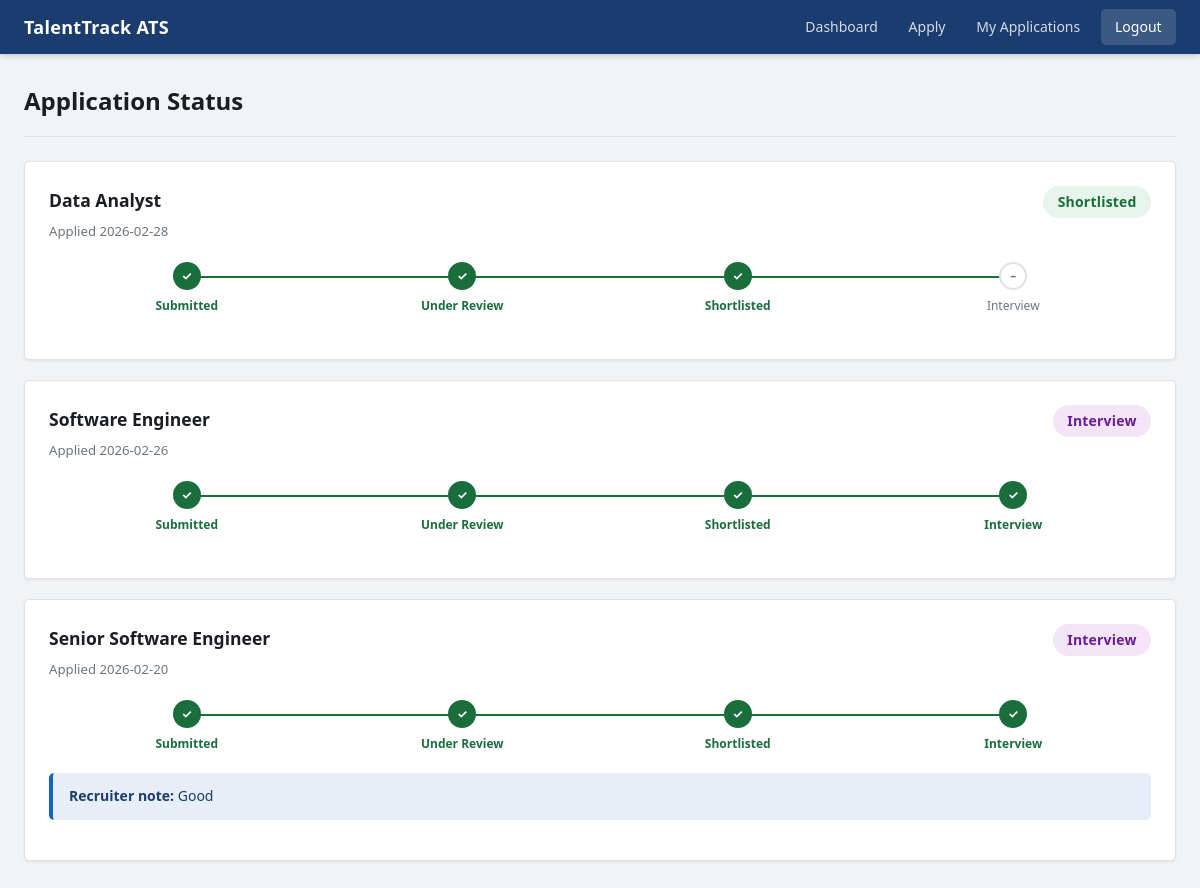
The app's page /candidate/status (signed in) with its own data.
### tables this page shows
CREATE TABLE applications (
    id INTEGER PRIMARY KEY AUTOINCREMENT,
    candidate_id INTEGER NOT NULL,
    job_id INTEGER NOT NULL,
    resume_path TEXT NOT NULL,
    resume_hash TEXT NOT NULL,
    parsed_name TEXT,
    parsed_email TEXT,
    parsed_phone TEXT,
    parsed_skills TEXT,
    parsed_experience INTEGER DEFAULT 0,
    parsed_education TEXT,
    skill_score REAL DEFAULT 0,
    experience_score REAL DEFAULT 0,
    education_score REAL DEFAULT 0,
    weighted_total REAL DEFAULT 0,
    rank_position INTEGER,
    status TEXT DEFAULT 'Under Review' CHECK(status IN ('Under Review', 'Shortlisted', 'Rejected', 'Interview')),
    rejection_reason TEXT,
    matched_skills TEXT,
    missing_skills TEXT,
    partial_matches TEXT,
    score_explanation TEXT,
    feedback TEXT,
    applied_at TIMESTAMP DEFAULT CURRENT_TIMESTAMP,
    FOREIGN KEY (candidate_id) REFERENCES users(id),
    FOREIGN KEY (job_id) REFERENCES jobs(id),
    UNIQUE(candidate_id, job_id)
);

### candidate/routes.py (the view)
@candidate_bp.route('/status')
@candidate_required
def status():
    apps = get_candidate_applications(session['user_id'])
    return render_template('candidate/status.html', apps=apps)

### auth/models.py (called while the page is built)
def get_db():
    conn = sqlite3.connect(DATABASE)
    conn.row_factory = sqlite3.Row
    return conn

def candidate_required(f):
    @wraps(f)
    def decorated_function(*args, **kwargs):
        if 'user_id' not in session or session.get('role') != 'candidate':
            flash('Candidate access required', 'danger')
            return redirect(url_for('landing'))
        return f(*args, **kwargs)
    return decorated_function

### candidate/models.py (called while the page is built)
def get_candidate_applications(user_id: int) -> list:
    conn = get_db()
    apps = conn.execute("""
        SELECT
            a.*,
            COALESCE(j.title, 'Position Unavailable') AS job_title
        FROM applications a
        LEFT JOIN jobs j ON a.job_id = j.id
        WHERE a.candidate_id = ?
        ORDER BY a.applied_at DESC
    """, (user_id,)).fetchall()
    conn.close()
    return apps

### templates/candidate/status.html (shortened to what this page needs)
<!DOCTYPE html>
<html lang="en">
<head>
  <link rel="stylesheet" href="{{ url_for('static', filename='css/style.css') }}">
</head>
<body>
<nav class="navbar">
  <div class="navbar-container">
    <span class="nav-brand">TalentTrack ATS</span>
    <div class="nav-menu">
      <a href="{{ url_for('candidate.dashboard') }}">Dashboard</a>
      <a href="{{ url_for('candidate.upload') }}">Apply</a>
      <a href="{{ url_for('candidate.status') }}">My Applications</a>
      <a href="{{ url_for('auth.logout') }}" class="btn-logout">Logout</a>
    </div>
  </div>
</nav>
<div class="container">
  <div class="page-header"><h1>Application Status</h1></div>
  {% if apps %}
  {% for app in apps %}
  <div class="card">
    <div style="display:flex;justify-content:space-between;align-items:flex-start;flex-wrap:wrap;gap:.75rem;margin-bottom:1rem;">
      <div>
        <h3 style="margin-bottom:.2rem;">{{ app.job_title }}</h3>
        <span style="font-size:.825rem;color:var(--gray-500);">Applied {{ app.applied_at[:10] }}</span>
      </div>
      <span class="badge badge-{{ app.status|lower|replace(' ','-') }}" style="font-size:.875rem;padding:.3rem .9rem;">
        {{ app.status }}
      </span>
    </div>
    <div class="timeline">
      {% set st = app.status %}
      <div class="tl-step done">
        <div class="tl-dot">&#10003;</div>
        <div class="tl-label">Submitted</div>
      </div>
      <div class="tl-step {{ 'done' if st in ('Under Review','Shortlisted','Interview') else ('error' if st=='Rejected' else '') }}">
        <div class="tl-dot">
          {% if st in ('Under Review','Shortlisted','Interview') %}&#10003;
          {% elif st == 'Rejected' %}&#215;
          {% else %}–{% endif %}
        </div>
        <div class="tl-label">Under Review</div>
      </div>
      <div class="tl-step {{ 'done' if st in ('Shortlisted','Interview') else '' }}">
        <div class="tl-dot">{% if st in ('Shortlisted','Interview') %}&#10003;{% else %}–{% endif %}</div>
        <div class="tl-label">Shortlisted</div>
      </div>
      <div class="tl-step {{ 'done' if st == 'Interview' else '' }}">
        <div class="tl-dot">{% if st == 'Interview' %}&#10003;{% else %}–{% endif %}</div>
        <div class="tl-label">Interview</div>
      </div>
    </div>
    {% if st in ('Shortlisted','Interview') and app.feedback %}
    <div class="alert alert-info" style="margin-top:.75rem;">
      <strong>Recruiter note:</strong> {{ app.feedback }}
    </div>
    {% endif %}
  </div>
  {% endfor %}
  {% else %}
  <div class="empty-state">
    <p>You have not submitted any applications yet.</p>
    <a href="{{ url_for('candidate.upload') }}" class="btn btn-primary" style="margin-top:.75rem;">Apply Now</a>
  </div>
  {% endif %}
</div>
</body>
</html>

### static/css/style.css (style rules this page uses)
*, *::before, *::after { box-sizing: border-box; margin: 0; padding: 0; }
:root { --blue: #1a3c6e; --blue-hover: #14305a; --blue-light: #e8eef7; --green: #1a6e3c; --green-bg: #e6f4ec; --red: #6e1a1a; --red-bg: #f4e6e6; --amber: #7a5200; --amber-bg: #fef3d0; --gray-50: #f8f9fa; --gray-100: #f1f3f5; --gray-200: #e9ecef; --gray-300: #dee2e6; --gray-500: #6c757d; --gray-700: #495057; --gray-900: #1a1d23; --white: #ffffff; --radius: 5px; --shadow-sm: 0 1px 3px rgba(0,0,0,.08); --shadow: 0 2px 8px rgba(0,0,0,.10); --font: 'Segoe UI', system-ui, -apple-system, sans-serif; }
body { font-family: var(--font); background: var(--gray-100); color: var(--gray-900); font-size: 0.9375rem; line-height: 1.6; min-height: 100vh; }
.navbar { background: var(--blue); box-shadow: 0 2px 6px rgba(0,0,0,.18); position: sticky; top: 0; z-index: 100; }
.navbar-container { max-width: 1200px; margin: 0 auto; display: flex; align-items: center; justify-content: space-between; padding: 0 1.5rem; height: 54px; }
.nav-brand { font-size: 1.125rem; font-weight: 700; color: var(--white); letter-spacing: .3px; }
.nav-menu { display: flex; align-items: center; gap: 2px; }
.nav-menu a { color: rgba(255,255,255,.82); text-decoration: none; font-size: 0.875rem; font-weight: 500; padding: .4rem .9rem; border-radius: var(--radius); transition: background .15s, color .15s; }
.nav-menu .btn-logout { background: rgba(255,255,255,.15); color: #fff; margin-left: .25rem; }
.container { max-width: 1200px; margin: 0 auto; padding: 1.75rem 1.5rem; }
.page-header { margin-bottom: 1.5rem; padding-bottom: 1rem; border-bottom: 1px solid var(--gray-300); }
.page-header h1 { font-size: 1.5rem; font-weight: 700; color: var(--gray-900); }
.card { background: var(--white); border: 1px solid var(--gray-300); border-radius: var(--radius); padding: 1.5rem; margin-bottom: 1.25rem; box-shadow: var(--shadow-sm); }
.badge { display: inline-flex; align-items: center; padding: .2rem .6rem; font-size: .75rem; font-weight: 600; border-radius: 20px; letter-spacing: .2px; white-space: nowrap; }
.badge-shortlisted { background: var(--green-bg); color: var(--green); }
.badge-interview { background: #f3e5f5; color: #6a1b9a; }
.alert { padding: .75rem 1rem; border-radius: var(--radius); font-size: .875rem; margin-bottom: 1rem; border-left: 4px solid; }
.alert-info { background: var(--blue-light);color: var(--blue); border-color: #1565c0; }
.timeline { display: flex; align-items: flex-start; gap: 0; margin: 1.25rem 0; position: relative; }
.tl-step { flex: 1; display: flex; flex-direction: column; align-items: center; position: relative; }
.tl-step:not(:last-child)::after { content: ''; position: absolute; top: 14px; left: 50%; width: 100%; height: 2px; background: var(--gray-300); z-index: 0; }
.tl-step.done:not(:last-child)::after { background: var(--green); }
.tl-dot { width: 28px; height: 28px; border-radius: 50%; border: 2px solid var(--gray-300); background: var(--white); display: flex; align-items: center; justify-content: center; font-size: .75rem; font-weight: 700; color: var(--gray-500); z-index: 1; position: relative; }
.tl-step.done .tl-dot { border-color: var(--green); background: var(--green); color: #fff; }
.tl-label { font-size: .75rem; margin-top: .4rem; color: var(--gray-500); text-align: center; }
.tl-step.done .tl-label { color: var(--green); font-weight: 600; }

### records on screen
applications: job_title "Data Analyst", applied_at "2026-02-28", status "Shortlisted"
applications: job_title "Software Engineer", applied_at "2026-02-26", status "Interview"
applications: job_title "Senior Software Engineer", applied_at "2026-02-20", status "Interview", feedback "Good"
